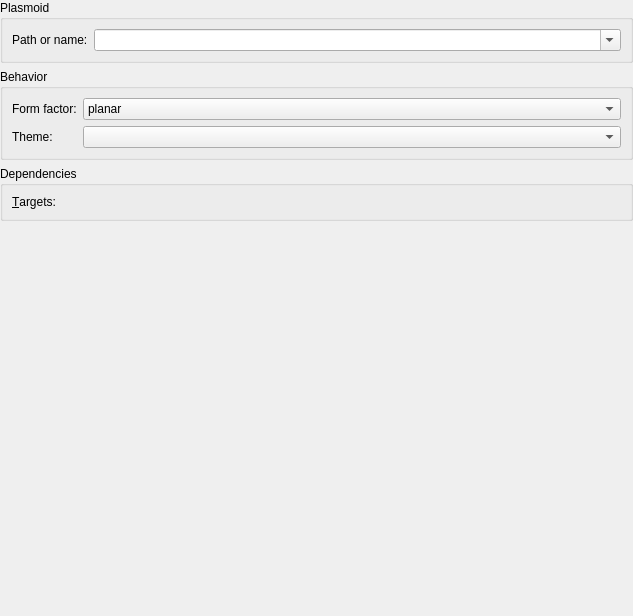
<?xml version="1.0" encoding="UTF-8"?>
<ui version="4.0">
 <class>PlasmoidExecutionPage</class>
 <widget class="QWidget" name="PlasmoidExecutionPage">
  <property name="geometry">
   <rect>
    <x>0</x>
    <y>0</y>
    <width>633</width>
    <height>616</height>
   </rect>
  </property>
  <layout class="QVBoxLayout" name="verticalLayout">
   <property name="leftMargin">
    <number>0</number>
   </property>
   <property name="topMargin">
    <number>0</number>
   </property>
   <property name="rightMargin">
    <number>0</number>
   </property>
   <property name="bottomMargin">
    <number>0</number>
   </property>
   <item>
    <widget class="QGroupBox" name="groupBox">
     <property name="title">
      <string>Plasmoid</string>
     </property>
     <layout class="QFormLayout" name="formLayout">
      <item row="0" column="0">
       <widget class="QLabel" name="label">
        <property name="text">
         <string>Path or name:</string>
        </property>
        <property name="buddy">
         <cstring>identifier</cstring>
        </property>
       </widget>
      </item>
      <item row="0" column="1">
       <widget class="QComboBox" name="identifier">
        <property name="sizePolicy">
         <sizepolicy hsizetype="Expanding" vsizetype="Fixed">
          <horstretch>0</horstretch>
          <verstretch>0</verstretch>
         </sizepolicy>
        </property>
        <property name="editable">
         <bool>true</bool>
        </property>
       </widget>
      </item>
     </layout>
    </widget>
   </item>
   <item>
    <widget class="QGroupBox" name="groupBox_2">
     <property name="sizePolicy">
      <sizepolicy hsizetype="Preferred" vsizetype="Maximum">
       <horstretch>0</horstretch>
       <verstretch>0</verstretch>
      </sizepolicy>
     </property>
     <property name="title">
      <string>Behavior</string>
     </property>
     <layout class="QFormLayout" name="formLayout_2">
      <item row="0" column="0">
       <widget class="QLabel" name="label_2">
        <property name="text">
         <string>Form factor:</string>
        </property>
        <property name="buddy">
         <cstring>formFactor</cstring>
        </property>
       </widget>
      </item>
      <item row="0" column="1">
       <widget class="QComboBox" name="formFactor">
        <item>
         <property name="text">
          <string>planar</string>
         </property>
        </item>
        <item>
         <property name="text">
          <string>horizontal</string>
         </property>
        </item>
        <item>
         <property name="text">
          <string>vertical</string>
         </property>
        </item>
        <item>
         <property name="text">
          <string>mediacenter</string>
         </property>
        </item>
       </widget>
      </item>
      <item row="1" column="0">
       <widget class="QLabel" name="label_3">
        <property name="text">
         <string>Theme:</string>
        </property>
        <property name="buddy">
         <cstring>themes</cstring>
        </property>
       </widget>
      </item>
      <item row="1" column="1">
       <widget class="QComboBox" name="themes"/>
      </item>
     </layout>
    </widget>
   </item>
   <item>
    <widget class="QGroupBox" name="groupBox_3">
     <property name="title">
      <string>Dependencies</string>
     </property>
     <layout class="QFormLayout" name="formLayout_3">
      <property name="fieldGrowthPolicy">
       <enum>QFormLayout::ExpandingFieldsGrow</enum>
      </property>
      <item row="0" column="0">
       <widget class="QLabel" name="label_7">
        <property name="text">
         <string>&amp;Targets:</string>
        </property>
        <property name="buddy">
         <cstring>dependencies</cstring>
        </property>
       </widget>
      </item>
      <item row="0" column="1">
       <widget class="KDevelop::DependenciesWidget" name="dependencies" native="true"/>
      </item>
     </layout>
    </widget>
   </item>
   <item>
    <spacer name="verticalSpacer_2">
     <property name="orientation">
      <enum>Qt::Vertical</enum>
     </property>
     <property name="sizeHint" stdset="0">
      <size>
       <width>20</width>
       <height>40</height>
      </size>
     </property>
    </spacer>
   </item>
  </layout>
 </widget>
 <customwidgets>
  <customwidget>
   <class>KDevelop::DependenciesWidget</class>
   <extends>QWidget</extends>
   <header>project/widgets/dependencieswidget.h</header>
   <container>1</container>
  </customwidget>
 </customwidgets>
 <resources/>
 <connections/>
</ui>
